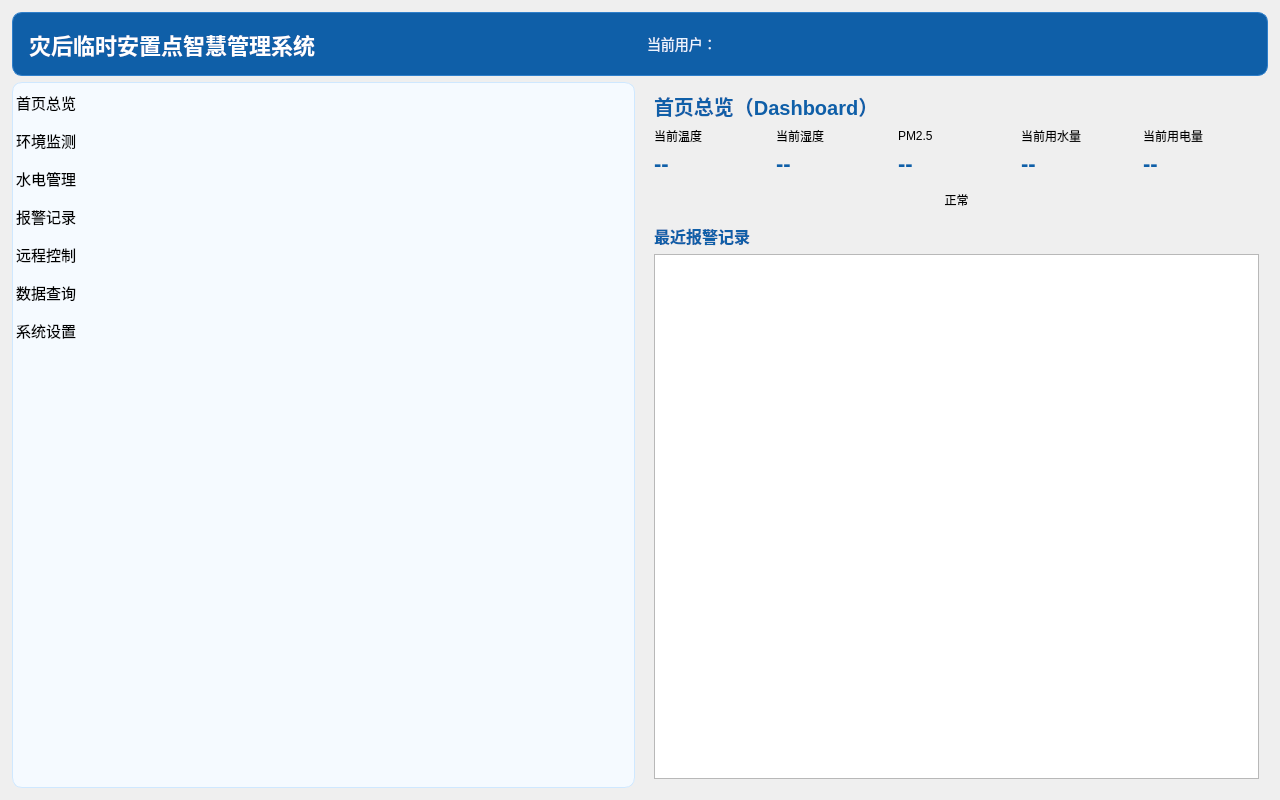
<?xml version="1.0" encoding="UTF-8"?>
<ui version="4.0">
 <class>MainWindow</class>
 <widget class="QMainWindow" name="MainWindow">
  <property name="geometry">
   <rect>
    <x>0</x>
    <y>0</y>
    <width>1280</width>
    <height>800</height>
   </rect>
  </property>
  <property name="windowTitle">
   <string>灾后临时安置点智慧管理系统</string>
  </property>
  <widget class="QWidget" name="centralwidget">
   <layout class="QVBoxLayout" name="verticalLayoutRoot">
    <property name="leftMargin">
     <number>12</number>
    </property>
    <property name="topMargin">
     <number>12</number>
    </property>
    <property name="rightMargin">
     <number>12</number>
    </property>
    <property name="bottomMargin">
     <number>12</number>
    </property>
    <item>
     <widget class="QFrame" name="frameTopBar">
      <property name="minimumSize">
       <size>
        <width>0</width>
        <height>64</height>
       </size>
      </property>
      <property name="styleSheet">
       <string notr="true">QFrame#frameTopBar{background:#0f5fa8;border:1px solid #2f7fca;border-radius:10px;}</string>
      </property>
      <layout class="QHBoxLayout" name="horizontalLayoutTop">
       <property name="leftMargin">
        <number>16</number>
       </property>
       <property name="rightMargin">
        <number>16</number>
       </property>
       <item>
        <widget class="QLabel" name="labelSystemTitle">
         <property name="styleSheet">
          <string notr="true">QLabel{color:white;font-size:22px;font-weight:bold;}</string>
         </property>
         <property name="text">
          <string>灾后临时安置点智慧管理系统</string>
         </property>
        </widget>
       </item>
       <item>
        <spacer name="horizontalSpacerTop">
         <property name="orientation">
          <enum>Qt::Horizontal</enum>
         </property>
        </spacer>
       </item>
       <item>
        <widget class="QLabel" name="labelCurrentUser">
         <property name="styleSheet">
          <string notr="true">QLabel{color:#e9f4ff;font-size:14px;}</string>
         </property>
         <property name="text">
          <string>当前用户：</string>
         </property>
        </widget>
       </item>
      </layout>
     </widget>
    </item>
    <item>
     <layout class="QHBoxLayout" name="horizontalLayoutMain">
      <property name="spacing">
       <number>10</number>
      </property>
      <item>
       <widget class="QListWidget" name="listWidgetNav">
        <property name="minimumSize">
         <size>
          <width>190</width>
          <height>0</height>
         </size>
        </property>
        <property name="styleSheet">
         <string notr="true">QListWidget{
background:#f5faff;
border:1px solid #cfe8ff;
border-radius:10px;
font-size:15px;
}
QListWidget::item{
height:38px;
padding-left:12px;
}
QListWidget::item:selected{
background:#0f5fa8;
color:white;
border-radius:6px;
}</string>
        </property>
        <item><property name="text"><string>首页总览</string></property></item>
        <item><property name="text"><string>环境监测</string></property></item>
        <item><property name="text"><string>水电管理</string></property></item>
        <item><property name="text"><string>报警记录</string></property></item>
        <item><property name="text"><string>远程控制</string></property></item>
        <item><property name="text"><string>数据查询</string></property></item>
        <item><property name="text"><string>系统设置</string></property></item>
       </widget>
      </item>
      <item>
       <widget class="QStackedWidget" name="stackedWidgetPages">
        <widget class="QWidget" name="pageDashboard">
         <layout class="QVBoxLayout" name="verticalLayoutDashboard">
          <item>
           <widget class="QLabel" name="labelDashboardTitle">
            <property name="styleSheet">
             <string notr="true">QLabel{font-size:20px;font-weight:bold;color:#0f5fa8;}</string>
            </property>
            <property name="text">
             <string>首页总览（Dashboard）</string>
            </property>
           </widget>
          </item>
          <item>
           <layout class="QGridLayout" name="gridLayoutDashboard">
            <item row="0" column="0"><widget class="QLabel" name="labelTempText"><property name="text"><string>当前温度</string></property></widget></item>
            <item row="0" column="1"><widget class="QLabel" name="labelHumiText"><property name="text"><string>当前湿度</string></property></widget></item>
            <item row="0" column="2"><widget class="QLabel" name="labelPmText"><property name="text"><string>PM2.5</string></property></widget></item>
            <item row="0" column="3"><widget class="QLabel" name="labelWaterText"><property name="text"><string>当前用水量</string></property></widget></item>
            <item row="0" column="4"><widget class="QLabel" name="labelPowerText"><property name="text"><string>当前用电量</string></property></widget></item>

            <item row="1" column="0"><widget class="QLabel" name="labelTempValue"><property name="text"><string>--</string></property><property name="styleSheet"><string notr="true">QLabel{font-size:22px;font-weight:bold;color:#0f5fa8;}</string></property></widget></item>
            <item row="1" column="1"><widget class="QLabel" name="labelHumiValue"><property name="text"><string>--</string></property><property name="styleSheet"><string notr="true">QLabel{font-size:22px;font-weight:bold;color:#0f5fa8;}</string></property></widget></item>
            <item row="1" column="2"><widget class="QLabel" name="labelPmValue"><property name="text"><string>--</string></property><property name="styleSheet"><string notr="true">QLabel{font-size:22px;font-weight:bold;color:#0f5fa8;}</string></property></widget></item>
            <item row="1" column="3"><widget class="QLabel" name="labelWaterValue"><property name="text"><string>--</string></property><property name="styleSheet"><string notr="true">QLabel{font-size:22px;font-weight:bold;color:#0f5fa8;}</string></property></widget></item>
            <item row="1" column="4"><widget class="QLabel" name="labelPowerValue"><property name="text"><string>--</string></property><property name="styleSheet"><string notr="true">QLabel{font-size:22px;font-weight:bold;color:#0f5fa8;}</string></property></widget></item>
           </layout>
          </item>
          <item>
           <widget class="QLabel" name="labelAlarmStatus">
            <property name="minimumSize">
             <size>
              <width>0</width>
              <height>36</height>
             </size>
            </property>
            <property name="alignment">
             <set>Qt::AlignCenter</set>
            </property>
            <property name="text">
             <string>正常</string>
            </property>
           </widget>
          </item>
          <item>
           <widget class="QLabel" name="labelRecentAlarmTitle">
            <property name="styleSheet">
             <string notr="true">QLabel{font-size:16px;font-weight:bold;color:#0f5fa8;}</string>
            </property>
            <property name="text">
             <string>最近报警记录</string>
            </property>
           </widget>
          </item>
          <item>
           <widget class="QListWidget" name="listWidgetRecentAlarms"/>
          </item>
         </layout>
        </widget>
        <widget class="QWidget" name="pageEnvironment">
         <layout class="QVBoxLayout" name="verticalLayoutEnvironment">
          <item>
           <widget class="QLabel" name="labelEnvTitle">
            <property name="styleSheet">
             <string notr="true">QLabel{font-size:20px;font-weight:bold;color:#0f5fa8;}</string>
            </property>
            <property name="text">
             <string>环境监测页面</string>
            </property>
           </widget>
          </item>
          <item>
           <layout class="QGridLayout" name="gridLayoutEnvData">
            <item row="0" column="0"><widget class="QLabel" name="labelEnvTempText"><property name="text"><string>实时温度</string></property></widget></item>
            <item row="0" column="1"><widget class="QLabel" name="labelEnvHumiText"><property name="text"><string>实时湿度</string></property></widget></item>
            <item row="0" column="2"><widget class="QLabel" name="labelEnvPmText"><property name="text"><string>实时 PM2.5</string></property></widget></item>

            <item row="1" column="0"><widget class="QLabel" name="labelEnvTempValue"><property name="text"><string>--</string></property><property name="styleSheet"><string notr="true">QLabel{font-size:24px;font-weight:bold;color:#0f5fa8;}</string></property></widget></item>
            <item row="1" column="1"><widget class="QLabel" name="labelEnvHumiValue"><property name="text"><string>--</string></property><property name="styleSheet"><string notr="true">QLabel{font-size:24px;font-weight:bold;color:#0f5fa8;}</string></property></widget></item>
            <item row="1" column="2"><widget class="QLabel" name="labelEnvPmValue"><property name="text"><string>--</string></property><property name="styleSheet"><string notr="true">QLabel{font-size:24px;font-weight:bold;color:#0f5fa8;}</string></property></widget></item>
           </layout>
          </item>
          <item>
           <widget class="QFrame" name="frameChart">
            <property name="styleSheet">
             <string notr="true">QFrame#frameChart{border:1px solid #cfe8ff;border-radius:8px;background:#fbfdff;}</string>
            </property>
            <layout class="QVBoxLayout" name="verticalLayoutChart"/>
           </widget>
          </item>
         </layout>
        </widget>
        <widget class="QWidget" name="pageWaterPower">
         <layout class="QVBoxLayout" name="verticalLayoutWP">
          <item>
           <widget class="QLabel" name="labelWpTitle">
            <property name="styleSheet">
             <string notr="true">QLabel{font-size:20px;font-weight:bold;color:#0f5fa8;}</string>
            </property>
            <property name="text">
             <string>水电管理页面</string>
            </property>
           </widget>
          </item>
          <item>
           <layout class="QGridLayout" name="gridLayoutWpData">
            <item row="0" column="0">
             <widget class="QLabel" name="labelWpCurrentWaterText">
              <property name="text">
               <string>当前用水量</string>
              </property>
             </widget>
            </item>
            <item row="0" column="1">
             <widget class="QLabel" name="labelWpTotalWaterText">
              <property name="text">
               <string>累计用水量</string>
              </property>
             </widget>
            </item>
            <item row="0" column="2">
             <widget class="QLabel" name="labelWpCurrentPowerText">
              <property name="text">
               <string>当前用电量</string>
              </property>
             </widget>
            </item>
            <item row="0" column="3">
             <widget class="QLabel" name="labelWpTotalPowerText">
              <property name="text">
               <string>累计用电量</string>
              </property>
             </widget>
            </item>
            <item row="1" column="0">
             <widget class="QLabel" name="labelWpCurrentWaterValue">
              <property name="styleSheet">
               <string notr="true">QLabel{font-size:24px;font-weight:bold;color:#0f5fa8;}</string>
              </property>
              <property name="text">
               <string>--</string>
              </property>
             </widget>
            </item>
            <item row="1" column="1">
             <widget class="QLabel" name="labelWpTotalWaterValue">
              <property name="styleSheet">
               <string notr="true">QLabel{font-size:24px;font-weight:bold;color:#0f5fa8;}</string>
              </property>
              <property name="text">
               <string>--</string>
              </property>
             </widget>
            </item>
            <item row="1" column="2">
             <widget class="QLabel" name="labelWpCurrentPowerValue">
              <property name="styleSheet">
               <string notr="true">QLabel{font-size:24px;font-weight:bold;color:#0f5fa8;}</string>
              </property>
              <property name="text">
               <string>--</string>
              </property>
             </widget>
            </item>
            <item row="1" column="3">
             <widget class="QLabel" name="labelWpTotalPowerValue">
              <property name="styleSheet">
               <string notr="true">QLabel{font-size:24px;font-weight:bold;color:#0f5fa8;}</string>
              </property>
              <property name="text">
               <string>--</string>
              </property>
             </widget>
            </item>
           </layout>
          </item>
          <item>
           <widget class="QLabel" name="labelWpTableTitle">
            <property name="styleSheet">
             <string notr="true">QLabel{font-size:16px;font-weight:bold;color:#0f5fa8;}</string>
            </property>
            <property name="text">
             <string>最近水电采样记录</string>
            </property>
           </widget>
          </item>
          <item>
           <widget class="QTableWidget" name="tableWidgetWaterPower">
            <property name="columnCount">
             <number>5</number>
            </property>
            <column>
             <property name="text">
              <string>时间</string>
             </property>
            </column>
            <column>
             <property name="text">
              <string>当前用水(m3/h)</string>
             </property>
            </column>
            <column>
             <property name="text">
              <string>累计用水(m3)</string>
             </property>
            </column>
            <column>
             <property name="text">
              <string>当前用电(kW)</string>
             </property>
            </column>
            <column>
             <property name="text">
              <string>累计用电(kWh)</string>
             </property>
            </column>
            <property name="rowCount">
             <number>0</number>
            </property>
            <property name="editTriggers">
             <set>QAbstractItemView::NoEditTriggers</set>
            </property>
            <property name="selectionBehavior">
             <enum>QAbstractItemView::SelectRows</enum>
            </property>
            <property name="alternatingRowColors">
             <bool>true</bool>
            </property>
           </widget>
          </item>
         </layout>
        </widget>
        <widget class="QWidget" name="pageAlarm">
         <layout class="QVBoxLayout" name="verticalLayoutAlarm">
          <item>
           <widget class="QLabel" name="labelAlarmTitle">
            <property name="styleSheet">
             <string notr="true">QLabel{font-size:20px;font-weight:bold;color:#0f5fa8;}</string>
            </property>
            <property name="text">
             <string>报警记录页面</string>
            </property>
           </widget>
          </item>
          <item>
           <layout class="QHBoxLayout" name="horizontalLayoutAlarmFilter">
            <item>
             <widget class="QLabel" name="labelAlarmFilterText">
              <property name="text">
               <string>状态筛选：</string>
              </property>
             </widget>
            </item>
            <item>
             <widget class="QComboBox" name="comboBoxAlarmFilter"/>
            </item>
            <item>
             <spacer name="horizontalSpacerAlarmFilter">
              <property name="orientation">
               <enum>Qt::Horizontal</enum>
              </property>
             </spacer>
            </item>
           </layout>
          </item>
          <item>
           <widget class="QTableWidget" name="tableWidgetAlarmHistory">
            <property name="columnCount">
             <number>4</number>
            </property>
            <column>
             <property name="text">
              <string>时间</string>
             </property>
            </column>
            <column>
             <property name="text">
              <string>类型</string>
             </property>
            </column>
            <column>
             <property name="text">
              <string>数值/描述</string>
             </property>
            </column>
            <column>
             <property name="text">
              <string>状态</string>
             </property>
            </column>
            <property name="rowCount">
             <number>0</number>
            </property>
            <property name="editTriggers">
             <set>QAbstractItemView::NoEditTriggers</set>
            </property>
            <property name="selectionBehavior">
             <enum>QAbstractItemView::SelectRows</enum>
            </property>
            <property name="alternatingRowColors">
             <bool>true</bool>
            </property>
           </widget>
          </item>
         </layout>
        </widget>
        <widget class="QWidget" name="pageRemote">
         <layout class="QVBoxLayout" name="verticalLayoutRemote">
          <item>
           <widget class="QLabel" name="labelRemoteTitle">
            <property name="styleSheet">
             <string notr="true">QLabel{font-size:20px;font-weight:bold;color:#0f5fa8;}</string>
            </property>
            <property name="text">
             <string>远程控制页面（仅管理员）</string>
            </property>
           </widget>
          </item>
          <item>
           <widget class="QLabel" name="labelRemotePermission">
            <property name="styleSheet">
             <string notr="true">QLabel{color:#1f4f7a;}</string>
            </property>
            <property name="text">
             <string>权限状态</string>
            </property>
           </widget>
          </item>
          <item>
           <layout class="QGridLayout" name="gridLayoutRemoteControl">
            <item row="0" column="0">
             <widget class="QLabel" name="labelWaterValveText">
              <property name="text">
               <string>水阀控制</string>
              </property>
             </widget>
            </item>
            <item row="0" column="1">
             <widget class="QLabel" name="labelWaterValveState">
              <property name="text">
               <string>关闭</string>
              </property>
             </widget>
            </item>
            <item row="0" column="2">
             <widget class="QPushButton" name="btnWaterValve">
              <property name="text">
               <string>切换水阀</string>
              </property>
             </widget>
            </item>

            <item row="1" column="0">
             <widget class="QLabel" name="labelLightText">
              <property name="text">
               <string>照明控制</string>
              </property>
             </widget>
            </item>
            <item row="1" column="1">
             <widget class="QLabel" name="labelLightState">
              <property name="text">
               <string>关闭</string>
              </property>
             </widget>
            </item>
            <item row="1" column="2">
             <widget class="QPushButton" name="btnLight">
              <property name="text">
               <string>切换照明</string>
              </property>
             </widget>
            </item>

            <item row="2" column="0">
             <widget class="QLabel" name="labelBuzzerText">
              <property name="text">
               <string>蜂鸣器控制</string>
              </property>
             </widget>
            </item>
            <item row="2" column="1">
             <widget class="QLabel" name="labelBuzzerState">
              <property name="text">
               <string>关闭</string>
              </property>
             </widget>
            </item>
            <item row="2" column="2">
             <widget class="QPushButton" name="btnBuzzer">
              <property name="text">
               <string>切换蜂鸣器</string>
              </property>
             </widget>
            </item>

            <item row="3" column="0">
             <widget class="QLabel" name="labelMotorText">
              <property name="text">
               <string>电机控制</string>
              </property>
             </widget>
            </item>
            <item row="3" column="1">
             <widget class="QLabel" name="labelMotorState">
              <property name="text">
               <string>关闭</string>
              </property>
             </widget>
            </item>
            <item row="3" column="2">
             <widget class="QPushButton" name="btnMotor">
              <property name="text">
               <string>切换电机</string>
              </property>
             </widget>
            </item>
           </layout>
          </item>
         </layout>
        </widget>
        <widget class="QWidget" name="pageQuery">
         <layout class="QVBoxLayout" name="verticalLayoutQuery">
          <item>
           <widget class="QLabel" name="labelQueryTitle">
            <property name="styleSheet">
             <string notr="true">QLabel{font-size:20px;font-weight:bold;color:#0f5fa8;}</string>
            </property>
            <property name="text">
             <string>数据查询页面</string>
            </property>
           </widget>
          </item>
          <item>
           <layout class="QHBoxLayout" name="horizontalLayoutQueryBar">
            <item>
             <widget class="QLabel" name="labelQueryDateText">
              <property name="text">
               <string>选择日期：</string>
              </property>
             </widget>
            </item>
            <item>
             <widget class="QDateEdit" name="dateEditQuery">
              <property name="calendarPopup">
               <bool>true</bool>
              </property>
              <property name="displayFormat">
               <string>yyyy-MM-dd</string>
              </property>
              <property name="date">
               <date>
                <year>2026</year>
                <month>4</month>
                <day>10</day>
               </date>
              </property>
             </widget>
            </item>
            <item>
             <widget class="QPushButton" name="btnQueryData">
              <property name="text">
               <string>查询数据</string>
              </property>
             </widget>
            </item>
            <item>
             <spacer name="horizontalSpacerQuery">
              <property name="orientation">
               <enum>Qt::Horizontal</enum>
              </property>
             </spacer>
            </item>
           </layout>
          </item>
          <item>
           <widget class="QLabel" name="labelQueryHint">
            <property name="styleSheet">
             <string notr="true">QLabel{color:#1f4f7a;}</string>
            </property>
            <property name="text">
             <string>请选择日期后点击“查询数据”。</string>
            </property>
           </widget>
          </item>
          <item>
           <widget class="QTableWidget" name="tableWidgetQueryResult">
            <property name="columnCount">
             <number>6</number>
            </property>
            <column>
             <property name="text">
              <string>时间</string>
             </property>
            </column>
            <column>
             <property name="text">
              <string>温度(℃)</string>
             </property>
            </column>
            <column>
             <property name="text">
              <string>湿度(%)</string>
             </property>
            </column>
            <column>
             <property name="text">
              <string>PM2.5(ug/m3)</string>
             </property>
            </column>
            <column>
             <property name="text">
              <string>用水(m3/h)</string>
             </property>
            </column>
            <column>
             <property name="text">
              <string>用电(kW)</string>
             </property>
            </column>
            <property name="rowCount">
             <number>0</number>
            </property>
            <property name="editTriggers">
             <set>QAbstractItemView::NoEditTriggers</set>
            </property>
            <property name="selectionBehavior">
             <enum>QAbstractItemView::SelectRows</enum>
            </property>
            <property name="alternatingRowColors">
             <bool>true</bool>
            </property>
           </widget>
          </item>
         </layout>
        </widget>
        <widget class="QWidget" name="pageSetting">
         <layout class="QVBoxLayout" name="verticalLayoutSetting">
          <item>
           <widget class="QLabel" name="labelSettingTitle">
            <property name="styleSheet">
             <string notr="true">QLabel{font-size:20px;font-weight:bold;color:#0f5fa8;}</string>
            </property>
            <property name="text">
             <string>系统设置页面</string>
            </property>
           </widget>
          </item>
          <item>
           <widget class="QGroupBox" name="groupBoxThreshold">
            <property name="title">
             <string>报警阈值设置</string>
            </property>
            <layout class="QGridLayout" name="gridLayoutThreshold">
             <item row="0" column="0">
              <widget class="QLabel" name="labelTempThresholdText">
               <property name="text">
                <string>温度报警阈值（℃）：</string>
               </property>
              </widget>
             </item>
             <item row="0" column="1">
              <widget class="QSpinBox" name="spinBoxTempThreshold">
               <property name="minimum">
                <number>10</number>
               </property>
               <property name="maximum">
                <number>60</number>
               </property>
               <property name="value">
                <number>31</number>
               </property>
              </widget>
             </item>
             <item row="1" column="0">
              <widget class="QLabel" name="labelPmThresholdText">
               <property name="text">
                <string>PM2.5 报警阈值：</string>
               </property>
              </widget>
             </item>
             <item row="1" column="1">
              <widget class="QSpinBox" name="spinBoxPmThreshold">
               <property name="minimum">
                <number>20</number>
               </property>
               <property name="maximum">
                <number>500</number>
               </property>
               <property name="value">
                <number>100</number>
               </property>
              </widget>
             </item>
             <item row="2" column="0" colspan="2">
              <widget class="QPushButton" name="btnSaveThreshold">
               <property name="text">
                <string>保存阈值设置</string>
               </property>
              </widget>
             </item>
             <item row="3" column="0" colspan="2">
              <widget class="QLabel" name="labelSettingHint">
               <property name="styleSheet">
                <string notr="true">QLabel{color:#1f4f7a;}</string>
               </property>
               <property name="text">
                <string>当前报警阈值：温度 > 31 ℃ 或 PM2.5 > 100</string>
               </property>
              </widget>
             </item>
            </layout>
           </widget>
          </item>
          <item>
           <widget class="QGroupBox" name="groupBoxAbout">
            <property name="title">
             <string>关于本系统</string>
            </property>
            <layout class="QVBoxLayout" name="verticalLayoutAbout">
             <item>
              <widget class="QPlainTextEdit" name="plainTextEditAbout">
               <property name="readOnly">
                <bool>true</bool>
               </property>
               <property name="plainText">
                <string>系统名称：灾后临时安置点智慧管理系统
版本号：V1.0（教学演示版）
开发技术：Qt 6 + Qt Widgets + Qt Charts

系统说明：
本系统用于灾后临时安置点的水电管理与环境监测，
支持环境数据展示、水电管理、报警记录、远程控制、
数据查询与系统设置等基础功能。

声明：
当前版本为课程/毕设演示版本，数据由假数据模拟生成。</string>
               </property>
              </widget>
             </item>
            </layout>
           </widget>
          </item>
         </layout>
        </widget>
       </widget>
      </item>
     </layout>
    </item>
   </layout>
  </widget>
 </widget>
 <resources/>
 <connections/>
</ui>
